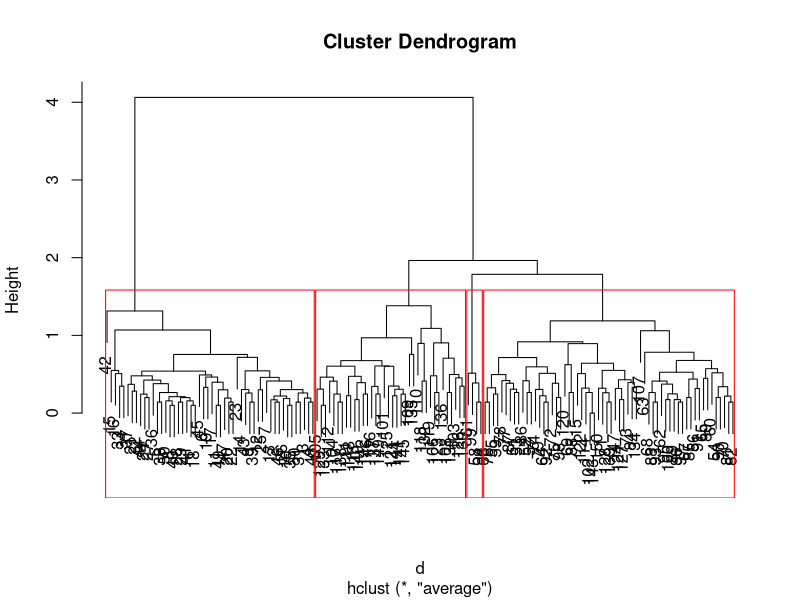

Write R code to recreate this figure.
iris
iris1=iris
iris1
iris1$Species=NULL
iris1
d = dist(iris1, method = "euclidean")
?hclust
hfit = hclust(d, method = "average")
plot(hfit)
?cutree
grps = cutree(hfit,k=4)
grps
rect.hclust(hfit,k=4, border = "red")

